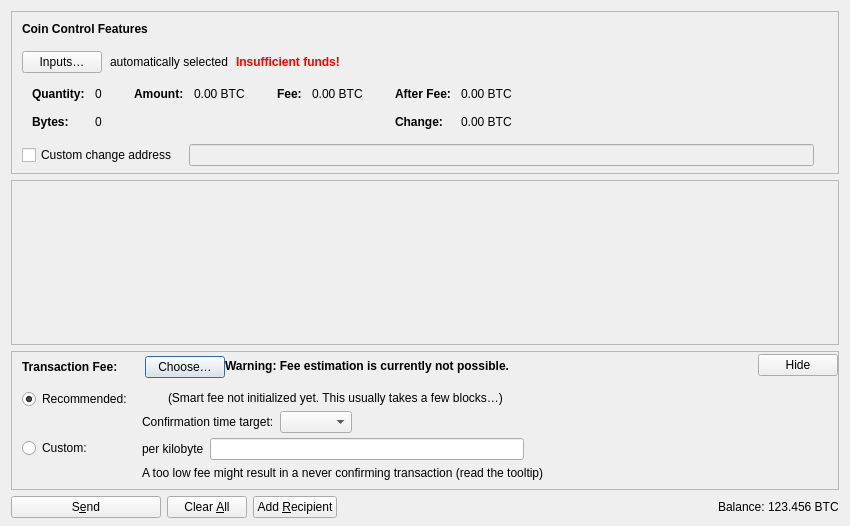
<?xml version="1.0" encoding="UTF-8"?>
<ui version="4.0">
 <class>SendCoinsDialog</class>
 <widget class="QDialog" name="SendCoinsDialog">
  <property name="geometry">
   <rect>
    <x>0</x>
    <y>0</y>
    <width>850</width>
    <height>526</height>
   </rect>
  </property>
  <property name="windowTitle">
   <string>Send Coins</string>
  </property>
  <layout class="QVBoxLayout" name="verticalLayout" stretch="0,1,0,0">
   <property name="bottomMargin">
    <number>8</number>
   </property>
   <item>
    <widget class="QFrame" name="frameCoinControl">
     <property name="sizePolicy">
      <sizepolicy hsizetype="Expanding" vsizetype="Expanding">
       <horstretch>0</horstretch>
       <verstretch>0</verstretch>
      </sizepolicy>
     </property>
     <property name="maximumSize">
      <size>
       <width>16777215</width>
       <height>16777215</height>
      </size>
     </property>
     <property name="frameShape">
      <enum>QFrame::StyledPanel</enum>
     </property>
     <property name="frameShadow">
      <enum>QFrame::Sunken</enum>
     </property>
     <layout class="QVBoxLayout" name="verticalLayoutCoinControl2">
      <property name="spacing">
       <number>0</number>
      </property>
      <property name="leftMargin">
       <number>0</number>
      </property>
      <property name="topMargin">
       <number>0</number>
      </property>
      <property name="rightMargin">
       <number>0</number>
      </property>
      <property name="bottomMargin">
       <number>6</number>
      </property>
      <item>
       <layout class="QVBoxLayout" name="verticalLayoutCoinControl" stretch="0,0,0,0,1">
        <property name="spacing">
         <number>0</number>
        </property>
        <property name="leftMargin">
         <number>10</number>
        </property>
        <property name="topMargin">
         <number>10</number>
        </property>
        <item>
         <layout class="QHBoxLayout" name="horizontalLayoutCoinControl1">
          <property name="bottomMargin">
           <number>15</number>
          </property>
          <item>
           <widget class="QLabel" name="labelCoinControlFeatures">
            <property name="sizePolicy">
             <sizepolicy hsizetype="Preferred" vsizetype="Maximum">
              <horstretch>0</horstretch>
              <verstretch>0</verstretch>
             </sizepolicy>
            </property>
            <property name="font">
             <font>
              <weight>75</weight>
              <bold>true</bold>
             </font>
            </property>
            <property name="styleSheet">
             <string notr="true">font-weight:bold;</string>
            </property>
            <property name="text">
             <string>Coin Control Features</string>
            </property>
           </widget>
          </item>
         </layout>
        </item>
        <item>
         <layout class="QHBoxLayout" name="horizontalLayoutCoinControl2" stretch="0,0,0,0">
          <property name="spacing">
           <number>8</number>
          </property>
          <property name="bottomMargin">
           <number>10</number>
          </property>
          <item>
           <widget class="QPushButton" name="pushButtonCoinControl">
            <property name="styleSheet">
             <string notr="true"/>
            </property>
            <property name="text">
             <string>Inputs…</string>
            </property>
            <property name="autoDefault">
             <bool>false</bool>
            </property>
           </widget>
          </item>
          <item>
           <widget class="QLabel" name="labelCoinControlAutomaticallySelected">
            <property name="text">
             <string>automatically selected</string>
            </property>
            <property name="margin">
             <number>5</number>
            </property>
           </widget>
          </item>
          <item>
           <widget class="QLabel" name="labelCoinControlInsuffFunds">
            <property name="font">
             <font>
              <weight>75</weight>
              <bold>true</bold>
             </font>
            </property>
            <property name="styleSheet">
             <string notr="true">color:red;font-weight:bold;</string>
            </property>
            <property name="text">
             <string>Insufficient funds!</string>
            </property>
            <property name="margin">
             <number>5</number>
            </property>
           </widget>
          </item>
          <item>
           <spacer name="horizontalSpacerCoinControl">
            <property name="orientation">
             <enum>Qt::Horizontal</enum>
            </property>
            <property name="sizeHint" stdset="0">
             <size>
              <width>40</width>
              <height>1</height>
             </size>
            </property>
           </spacer>
          </item>
         </layout>
        </item>
        <item>
         <widget class="QWidget" name="widgetCoinControl" native="true">
          <property name="sizePolicy">
           <sizepolicy hsizetype="Preferred" vsizetype="Preferred">
            <horstretch>0</horstretch>
            <verstretch>0</verstretch>
           </sizepolicy>
          </property>
          <property name="minimumSize">
           <size>
            <width>0</width>
            <height>0</height>
           </size>
          </property>
          <property name="styleSheet">
           <string notr="true"/>
          </property>
          <layout class="QHBoxLayout" name="horizontalLayoutCoinControl5">
           <property name="leftMargin">
            <number>0</number>
           </property>
           <property name="topMargin">
            <number>0</number>
           </property>
           <property name="rightMargin">
            <number>0</number>
           </property>
           <property name="bottomMargin">
            <number>0</number>
           </property>
           <item>
            <layout class="QHBoxLayout" name="horizontalLayoutCoinControl3" stretch="0,0,0,1">
             <property name="spacing">
              <number>20</number>
             </property>
             <property name="topMargin">
              <number>0</number>
             </property>
             <property name="bottomMargin">
              <number>10</number>
             </property>
             <item>
              <layout class="QFormLayout" name="formLayoutCoinControl1">
               <property name="labelAlignment">
                <set>Qt::AlignLeft|Qt::AlignVCenter</set>
               </property>
               <property name="horizontalSpacing">
                <number>10</number>
               </property>
               <property name="verticalSpacing">
                <number>14</number>
               </property>
               <property name="leftMargin">
                <number>10</number>
               </property>
               <property name="topMargin">
                <number>4</number>
               </property>
               <property name="rightMargin">
                <number>6</number>
               </property>
               <item row="0" column="0">
                <widget class="QLabel" name="labelCoinControlQuantityText">
                 <property name="font">
                  <font>
                   <weight>75</weight>
                   <bold>true</bold>
                  </font>
                 </property>
                 <property name="text">
                  <string>Quantity:</string>
                 </property>
                 <property name="margin">
                  <number>0</number>
                 </property>
                </widget>
               </item>
               <item row="0" column="1">
                <widget class="QLabel" name="labelCoinControlQuantity">
                 <property name="cursor">
                  <cursorShape>IBeamCursor</cursorShape>
                 </property>
                 <property name="contextMenuPolicy">
                  <enum>Qt::ActionsContextMenu</enum>
                 </property>
                 <property name="text">
                  <string notr="true">0</string>
                 </property>
                 <property name="margin">
                  <number>0</number>
                 </property>
                 <property name="textInteractionFlags">
                  <set>Qt::LinksAccessibleByMouse|Qt::TextSelectableByKeyboard|Qt::TextSelectableByMouse</set>
                 </property>
                </widget>
               </item>
               <item row="1" column="0">
                <widget class="QLabel" name="labelCoinControlBytesText">
                 <property name="font">
                  <font>
                   <weight>75</weight>
                   <bold>true</bold>
                  </font>
                 </property>
                 <property name="text">
                  <string>Bytes:</string>
                 </property>
                </widget>
               </item>
               <item row="1" column="1">
                <widget class="QLabel" name="labelCoinControlBytes">
                 <property name="cursor">
                  <cursorShape>IBeamCursor</cursorShape>
                 </property>
                 <property name="contextMenuPolicy">
                  <enum>Qt::ActionsContextMenu</enum>
                 </property>
                 <property name="text">
                  <string notr="true">0</string>
                 </property>
                 <property name="textInteractionFlags">
                  <set>Qt::LinksAccessibleByMouse|Qt::TextSelectableByKeyboard|Qt::TextSelectableByMouse</set>
                 </property>
                </widget>
               </item>
              </layout>
             </item>
             <item>
              <layout class="QFormLayout" name="formLayoutCoinControl2">
               <property name="horizontalSpacing">
                <number>10</number>
               </property>
               <property name="verticalSpacing">
                <number>14</number>
               </property>
               <property name="leftMargin">
                <number>6</number>
               </property>
               <property name="topMargin">
                <number>4</number>
               </property>
               <property name="rightMargin">
                <number>6</number>
               </property>
               <item row="0" column="0">
                <widget class="QLabel" name="labelCoinControlAmountText">
                 <property name="font">
                  <font>
                   <weight>75</weight>
                   <bold>true</bold>
                  </font>
                 </property>
                 <property name="text">
                  <string>Amount:</string>
                 </property>
                 <property name="margin">
                  <number>0</number>
                 </property>
                </widget>
               </item>
               <item row="0" column="1">
                <widget class="QLabel" name="labelCoinControlAmount">
                 <property name="cursor">
                  <cursorShape>IBeamCursor</cursorShape>
                 </property>
                 <property name="contextMenuPolicy">
                  <enum>Qt::ActionsContextMenu</enum>
                 </property>
                 <property name="text">
                  <string notr="true">0.00 BTC</string>
                 </property>
                 <property name="textInteractionFlags">
                  <set>Qt::LinksAccessibleByMouse|Qt::TextSelectableByKeyboard|Qt::TextSelectableByMouse</set>
                 </property>
                </widget>
               </item>
              </layout>
             </item>
             <item>
              <layout class="QFormLayout" name="formLayoutCoinControl3">
               <property name="horizontalSpacing">
                <number>10</number>
               </property>
               <property name="verticalSpacing">
                <number>14</number>
               </property>
               <property name="leftMargin">
                <number>6</number>
               </property>
               <property name="topMargin">
                <number>4</number>
               </property>
               <property name="rightMargin">
                <number>6</number>
               </property>
               <item row="0" column="0">
                <widget class="QLabel" name="labelCoinControlFeeText">
                 <property name="font">
                  <font>
                   <weight>75</weight>
                   <bold>true</bold>
                  </font>
                 </property>
                 <property name="text">
                  <string>Fee:</string>
                 </property>
                 <property name="margin">
                  <number>0</number>
                 </property>
                </widget>
               </item>
               <item row="0" column="1">
                <widget class="QLabel" name="labelCoinControlFee">
                 <property name="cursor">
                  <cursorShape>IBeamCursor</cursorShape>
                 </property>
                 <property name="contextMenuPolicy">
                  <enum>Qt::ActionsContextMenu</enum>
                 </property>
                 <property name="text">
                  <string notr="true">0.00 BTC</string>
                 </property>
                 <property name="textInteractionFlags">
                  <set>Qt::LinksAccessibleByMouse|Qt::TextSelectableByKeyboard|Qt::TextSelectableByMouse</set>
                 </property>
                </widget>
               </item>
              </layout>
             </item>
             <item>
              <layout class="QFormLayout" name="formLayoutCoinControl4">
               <property name="labelAlignment">
                <set>Qt::AlignLeft|Qt::AlignVCenter</set>
               </property>
               <property name="horizontalSpacing">
                <number>10</number>
               </property>
               <property name="verticalSpacing">
                <number>14</number>
               </property>
               <property name="leftMargin">
                <number>6</number>
               </property>
               <property name="topMargin">
                <number>4</number>
               </property>
               <property name="rightMargin">
                <number>6</number>
               </property>
               <item row="0" column="0">
                <widget class="QLabel" name="labelCoinControlAfterFeeText">
                 <property name="font">
                  <font>
                   <weight>75</weight>
                   <bold>true</bold>
                  </font>
                 </property>
                 <property name="text">
                  <string>After Fee:</string>
                 </property>
                 <property name="margin">
                  <number>0</number>
                 </property>
                </widget>
               </item>
               <item row="0" column="1">
                <widget class="QLabel" name="labelCoinControlAfterFee">
                 <property name="cursor">
                  <cursorShape>IBeamCursor</cursorShape>
                 </property>
                 <property name="contextMenuPolicy">
                  <enum>Qt::ActionsContextMenu</enum>
                 </property>
                 <property name="text">
                  <string notr="true">0.00 BTC</string>
                 </property>
                 <property name="textInteractionFlags">
                  <set>Qt::LinksAccessibleByMouse|Qt::TextSelectableByKeyboard|Qt::TextSelectableByMouse</set>
                 </property>
                </widget>
               </item>
               <item row="1" column="0">
                <widget class="QLabel" name="labelCoinControlChangeText">
                 <property name="font">
                  <font>
                   <weight>75</weight>
                   <bold>true</bold>
                  </font>
                 </property>
                 <property name="text">
                  <string>Change:</string>
                 </property>
                </widget>
               </item>
               <item row="1" column="1">
                <widget class="QLabel" name="labelCoinControlChange">
                 <property name="cursor">
                  <cursorShape>IBeamCursor</cursorShape>
                 </property>
                 <property name="contextMenuPolicy">
                  <enum>Qt::ActionsContextMenu</enum>
                 </property>
                 <property name="text">
                  <string notr="true">0.00 BTC</string>
                 </property>
                 <property name="textInteractionFlags">
                  <set>Qt::LinksAccessibleByMouse|Qt::TextSelectableByKeyboard|Qt::TextSelectableByMouse</set>
                 </property>
                </widget>
               </item>
              </layout>
             </item>
            </layout>
           </item>
          </layout>
         </widget>
        </item>
        <item>
         <layout class="QHBoxLayout" name="horizontalLayoutCoinControl4" stretch="0,0,0">
          <property name="spacing">
           <number>12</number>
          </property>
          <property name="sizeConstraint">
           <enum>QLayout::SetDefaultConstraint</enum>
          </property>
          <property name="topMargin">
           <number>5</number>
          </property>
          <property name="rightMargin">
           <number>5</number>
          </property>
          <item>
           <widget class="QCheckBox" name="checkBoxCoinControlChange">
            <property name="toolTip">
             <string>If this is activated, but the change address is empty or invalid, change will be sent to a newly generated address.</string>
            </property>
            <property name="text">
             <string>Custom change address</string>
            </property>
           </widget>
          </item>
          <item>
           <widget class="QValidatedLineEdit" name="lineEditCoinControlChange">
            <property name="enabled">
             <bool>false</bool>
            </property>
            <property name="sizePolicy">
             <sizepolicy hsizetype="Expanding" vsizetype="Fixed">
              <horstretch>0</horstretch>
              <verstretch>0</verstretch>
             </sizepolicy>
            </property>
           </widget>
          </item>
          <item>
           <widget class="QLabel" name="labelCoinControlChangeLabel">
            <property name="sizePolicy">
             <sizepolicy hsizetype="Preferred" vsizetype="Expanding">
              <horstretch>0</horstretch>
              <verstretch>0</verstretch>
             </sizepolicy>
            </property>
            <property name="minimumSize">
             <size>
              <width>0</width>
              <height>0</height>
             </size>
            </property>
            <property name="text">
             <string/>
            </property>
            <property name="margin">
             <number>3</number>
            </property>
           </widget>
          </item>
         </layout>
        </item>
        <item>
         <spacer name="verticalSpacerCoinControl">
          <property name="orientation">
           <enum>Qt::Vertical</enum>
          </property>
          <property name="sizeHint" stdset="0">
           <size>
            <width>800</width>
            <height>1</height>
           </size>
          </property>
         </spacer>
        </item>
       </layout>
      </item>
     </layout>
    </widget>
   </item>
   <item>
    <widget class="QScrollArea" name="scrollArea">
     <property name="widgetResizable">
      <bool>true</bool>
     </property>
     <widget class="QWidget" name="scrollAreaWidgetContents">
      <property name="geometry">
       <rect>
        <x>0</x>
        <y>0</y>
        <width>830</width>
        <height>104</height>
       </rect>
      </property>
      <layout class="QVBoxLayout" name="verticalLayout_2" stretch="0,1">
       <property name="leftMargin">
        <number>0</number>
       </property>
       <property name="topMargin">
        <number>0</number>
       </property>
       <property name="rightMargin">
        <number>0</number>
       </property>
       <property name="bottomMargin">
        <number>0</number>
       </property>
       <item>
        <layout class="QVBoxLayout" name="entries">
         <property name="spacing">
          <number>6</number>
         </property>
        </layout>
       </item>
       <item>
        <spacer name="verticalSpacer">
         <property name="orientation">
          <enum>Qt::Vertical</enum>
         </property>
         <property name="sizeHint" stdset="0">
          <size>
           <width>20</width>
           <height>40</height>
          </size>
         </property>
        </spacer>
       </item>
      </layout>
     </widget>
    </widget>
   </item>
   <item>
    <widget class="QFrame" name="frameFee">
     <property name="sizePolicy">
      <sizepolicy hsizetype="Expanding" vsizetype="Expanding">
       <horstretch>0</horstretch>
       <verstretch>0</verstretch>
      </sizepolicy>
     </property>
     <property name="maximumSize">
      <size>
       <width>16777215</width>
       <height>16777215</height>
      </size>
     </property>
     <property name="frameShape">
      <enum>QFrame::StyledPanel</enum>
     </property>
     <property name="frameShadow">
      <enum>QFrame::Sunken</enum>
     </property>
     <layout class="QVBoxLayout" name="verticalLayoutFee1">
      <property name="spacing">
       <number>0</number>
      </property>
      <property name="leftMargin">
       <number>0</number>
      </property>
      <property name="topMargin">
       <number>0</number>
      </property>
      <property name="rightMargin">
       <number>0</number>
      </property>
      <property name="bottomMargin">
       <number>0</number>
      </property>
      <item>
       <layout class="QVBoxLayout" name="verticalLayoutFee2" stretch="0,0,0">
        <property name="spacing">
         <number>0</number>
        </property>
        <property name="leftMargin">
         <number>10</number>
        </property>
        <property name="topMargin">
         <number>0</number>
        </property>
        <item>
         <layout class="QHBoxLayout" name="horizontalLayoutFee1">
          <property name="bottomMargin">
           <number>0</number>
          </property>
          <item>
           <layout class="QVBoxLayout" name="verticalLayoutFee7">
            <property name="spacing">
             <number>0</number>
            </property>
            <item>
             <spacer name="verticalSpacerSmartFee">
              <property name="orientation">
               <enum>Qt::Vertical</enum>
              </property>
              <property name="sizeType">
               <enum>QSizePolicy::Fixed</enum>
              </property>
              <property name="sizeHint" stdset="0">
               <size>
                <width>1</width>
                <height>4</height>
               </size>
              </property>
             </spacer>
            </item>
            <item>
             <layout class="QHBoxLayout" name="horizontalLayoutSmartFee">
              <property name="spacing">
               <number>10</number>
              </property>
              <item>
               <widget class="QLabel" name="labelFeeHeadline">
                <property name="sizePolicy">
                 <sizepolicy hsizetype="Preferred" vsizetype="Maximum">
                  <horstretch>0</horstretch>
                  <verstretch>0</verstretch>
                 </sizepolicy>
                </property>
                <property name="font">
                 <font>
                  <weight>75</weight>
                  <bold>true</bold>
                 </font>
                </property>
                <property name="styleSheet">
                 <string notr="true">font-weight:bold;</string>
                </property>
                <property name="text">
                 <string>Transaction Fee:</string>
                </property>
               </widget>
              </item>
              <item>
               <widget class="QLabel" name="labelFeeMinimized">
                <property name="text">
                 <string/>
                </property>
               </widget>
              </item>
              <item>
               <widget class="QPushButton" name="buttonChooseFee">
                <property name="text">
                 <string>Choose…</string>
                </property>
               </widget>
              </item>
             </layout>
            </item>
            <item>
             <spacer name="verticalSpacer_5">
              <property name="orientation">
               <enum>Qt::Vertical</enum>
              </property>
              <property name="sizeHint" stdset="0">
               <size>
                <width>1</width>
                <height>1</height>
               </size>
              </property>
             </spacer>
            </item>
           </layout>
          </item>
          <item>
           <widget class="QLabel" name="fallbackFeeWarningLabel">
            <property name="toolTip">
             <string>Using the fallbackfee can result in sending a transaction that will take several hours or days (or never) to confirm. Consider choosing your fee manually or wait until you have validated the complete chain.</string>
            </property>
            <property name="font">
            <font>
                <weight>75</weight>
                <bold>true</bold>
            </font>
            </property>
            <property name="text">
             <string>Warning: Fee estimation is currently not possible.</string>
            </property>
            <property name="wordWrap">
             <bool>false</bool>
            </property>
           </widget>
          </item>
          <item>
           <spacer name="horizontalSpacer_4">
            <property name="orientation">
             <enum>Qt::Horizontal</enum>
            </property>
            <property name="sizeType">
             <enum>QSizePolicy::MinimumExpanding</enum>
            </property>
            <property name="sizeHint" stdset="0">
             <size>
              <width>40</width>
              <height>20</height>
             </size>
            </property>
           </spacer>
          </item>
          <item>
           <widget class="QPushButton" name="buttonMinimizeFee">
            <property name="toolTip">
             <string>Hide transaction fee settings</string>
            </property>
            <property name="text">
             <string>Hide</string>
            </property>
           </widget>
          </item>
         </layout>
        </item>
        <item>
         <widget class="QFrame" name="frameFeeSelection">
          <layout class="QVBoxLayout" name="verticalLayoutFee12">
           <property name="spacing">
            <number>0</number>
           </property>
           <property name="leftMargin">
            <number>0</number>
           </property>
           <property name="topMargin">
            <number>0</number>
           </property>
           <property name="rightMargin">
            <number>0</number>
           </property>
           <property name="bottomMargin">
            <number>0</number>
           </property>
           <item>
            <layout class="QGridLayout" name="gridLayoutFee">
             <property name="topMargin">
              <number>10</number>
             </property>
             <property name="bottomMargin">
              <number>4</number>
             </property>
             <property name="horizontalSpacing">
              <number>10</number>
             </property>
             <property name="verticalSpacing">
              <number>4</number>
             </property>
             <item row="1" column="1">
              <layout class="QVBoxLayout" name="verticalLayoutFee8">
               <property name="spacing">
                <number>6</number>
               </property>
               <item>
                <layout class="QHBoxLayout" name="horizontalLayoutFee13">
                 <item>
                  <widget class="QLabel" name="labelCustomPerKilobyte">
                   <property name="toolTip">
                    <string>Specify a custom fee per kB (1,000 bytes) of the transaction's virtual size.

Note:  Since the fee is calculated on a per-byte basis, a fee rate of "100 satoshis per kvB" for a transaction size of 500 virtual bytes (half of 1 kvB) would ultimately yield a fee of only 50 satoshis.</string>
                   </property>
                   <property name="text">
                    <string>per kilobyte</string>
                   </property>
                  </widget>
                 </item>
                 <item>
                  <widget class="BitcoinAmountField" name="customFee"/>
                 </item>
                 <item>
                  <spacer name="horizontalSpacer_6">
                   <property name="orientation">
                    <enum>Qt::Horizontal</enum>
                   </property>
                   <property name="sizeHint" stdset="0">
                    <size>
                     <width>1</width>
                     <height>1</height>
                    </size>
                   </property>
                  </spacer>
                 </item>
                </layout>
               </item>
               <item>
                <layout class="QHBoxLayout" name="horizontalLayoutFee8">
                 <item>
                  <widget class="QLabel" name="labelCustomFeeWarning">
                   <property name="enabled">
                    <bool>true</bool>
                   </property>
                   <property name="toolTip">
                    <string>When there is less transaction volume than space in the blocks, miners as well as relaying nodes may enforce a minimum fee. Paying only this minimum fee is just fine, but be aware that this can result in a never confirming transaction once there is more demand for pakchain transactions than the network can process.</string>
                   </property>
                   <property name="text">
                    <string>A too low fee might result in a never confirming transaction (read the tooltip)</string>
                   </property>
                  </widget>
                 </item>
                 <item>
                  <spacer name="horizontalSpacer_2">
                   <property name="orientation">
                    <enum>Qt::Horizontal</enum>
                   </property>
                   <property name="sizeHint" stdset="0">
                    <size>
                     <width>1</width>
                     <height>1</height>
                    </size>
                   </property>
                  </spacer>
                 </item>
                </layout>
               </item>
              </layout>
             </item>
             <item row="0" column="0">
              <layout class="QVBoxLayout" name="verticalLayoutFee4" stretch="0,1">
               <item>
                <widget class="QRadioButton" name="radioSmartFee">
                 <property name="text">
                  <string>Recommended:</string>
                 </property>
                 <property name="checked">
                  <bool>true</bool>
                 </property>
                 <attribute name="buttonGroup">
                  <string notr="true">groupFee</string>
                 </attribute>
                </widget>
               </item>
               <item>
                <spacer name="verticalSpacer_2">
                 <property name="orientation">
                  <enum>Qt::Vertical</enum>
                 </property>
                 <property name="sizeHint" stdset="0">
                  <size>
                   <width>1</width>
                   <height>1</height>
                  </size>
                 </property>
                </spacer>
               </item>
              </layout>
             </item>
             <item row="1" column="0">
              <layout class="QVBoxLayout" name="verticalLayoutFee9" stretch="0,1">
               <item>
                <widget class="QRadioButton" name="radioCustomFee">
                 <property name="text">
                  <string>Custom:</string>
                 </property>
                 <attribute name="buttonGroup">
                  <string notr="true">groupFee</string>
                 </attribute>
                </widget>
               </item>
               <item>
                <spacer name="verticalSpacer_6">
                 <property name="orientation">
                  <enum>Qt::Vertical</enum>
                 </property>
                 <property name="sizeHint" stdset="0">
                  <size>
                   <width>1</width>
                   <height>1</height>
                  </size>
                 </property>
                </spacer>
               </item>
              </layout>
             </item>
             <item row="0" column="1">
              <layout class="QVBoxLayout" name="verticalLayoutFee3" stretch="0,0,1">
               <property name="spacing">
                <number>6</number>
               </property>
               <property name="topMargin">
                <number>2</number>
               </property>
               <item>
                <layout class="QHBoxLayout" name="horizontalLayoutFee12">
                 <item>
                  <widget class="QLabel" name="labelSmartFee">
                   <property name="text">
                    <string/>
                   </property>
                  </widget>
                 </item>
                 <item>
                  <widget class="QLabel" name="labelFeeEstimation">
                   <property name="text">
                    <string/>
                   </property>
                  </widget>
                 </item>
                 <item>
                  <widget class="QLabel" name="labelSmartFee2">
                   <property name="text">
                    <string>(Smart fee not initialized yet. This usually takes a few blocks…)</string>
                   </property>
                  </widget>
                 </item>
                 <item>
                  <spacer name="horizontalSpacer_5">
                   <property name="orientation">
                    <enum>Qt::Horizontal</enum>
                   </property>
                   <property name="sizeHint" stdset="0">
                    <size>
                     <width>1</width>
                     <height>1</height>
                    </size>
                   </property>
                  </spacer>
                 </item>
                </layout>
               </item>
               <item>
                <layout class="QHBoxLayout" name="horizontalLayoutFee9">
                 <item>
                  <layout class="QVBoxLayout" name="verticalLayoutFee6">
                   <item>
                    <widget class="QLabel" name="labelSmartFee3">
                     <property name="text">
                      <string>Confirmation time target:</string>
                     </property>
                    </widget>
                   </item>
                  </layout>
                 </item>
                 <item>
                  <layout class="QVBoxLayout" name="verticalLayoutFee5">
                   <property name="rightMargin">
                    <number>30</number>
                   </property>
                   <item>
                    <layout class="QHBoxLayout" name="horizontalLayoutConfTarget">
                     <property name="bottomMargin">
                      <number>0</number>
                     </property>
                     <item>
                      <widget class="QComboBox" name="confTargetSelector"/>
                     </item>
                     <item>
                      <spacer name="horizontalSpacerConfTarget">
                       <property name="orientation">
                        <enum>Qt::Horizontal</enum>
                       </property>
                       <property name="sizeHint" stdset="0">
                        <size>
                         <width>40</width>
                         <height>20</height>
                        </size>
                       </property>
                      </spacer>
                     </item>
                    </layout>
                   </item>
                  </layout>
                 </item>
                </layout>
               </item>
               <item>
                <spacer name="verticalSpacer_4">
                 <property name="orientation">
                  <enum>Qt::Vertical</enum>
                 </property>
                 <property name="sizeHint" stdset="0">
                  <size>
                   <width>1</width>
                   <height>1</height>
                  </size>
                 </property>
                </spacer>
               </item>
              </layout>
             </item>
            </layout>
           </item>
          </layout>
         </widget>
        </item>
        <item>
         <spacer name="verticalSpacerFee">
          <property name="orientation">
           <enum>Qt::Vertical</enum>
          </property>
          <property name="sizeHint" stdset="0">
           <size>
            <width>40</width>
            <height>5</height>
           </size>
          </property>
         </spacer>
        </item>
       </layout>
      </item>
     </layout>
    </widget>
   </item>
   <item>
    <layout class="QHBoxLayout" name="horizontalLayout">
     <item>
      <widget class="QPushButton" name="sendButton">
       <property name="minimumSize">
        <size>
         <width>150</width>
         <height>0</height>
        </size>
       </property>
       <property name="toolTip">
        <string>Confirm the send action</string>
       </property>
       <property name="text">
        <string>S&amp;end</string>
       </property>
       <property name="icon">
        <iconset resource="../bitcoin.qrc">
         <normaloff>:/icons/send</normaloff>:/icons/send</iconset>
       </property>
       <property name="autoDefault">
        <bool>false</bool>
       </property>
       <property name="default">
        <bool>false</bool>
       </property>
      </widget>
     </item>
     <item>
      <widget class="QPushButton" name="clearButton">
       <property name="sizePolicy">
        <sizepolicy hsizetype="Minimum" vsizetype="Fixed">
         <horstretch>0</horstretch>
         <verstretch>0</verstretch>
        </sizepolicy>
       </property>
       <property name="toolTip">
        <string>Clear all fields of the form.</string>
       </property>
       <property name="text">
        <string>Clear &amp;All</string>
       </property>
       <property name="icon">
        <iconset resource="../bitcoin.qrc">
         <normaloff>:/icons/remove</normaloff>:/icons/remove</iconset>
       </property>
       <property name="autoDefault">
        <bool>false</bool>
       </property>
      </widget>
     </item>
     <item>
      <widget class="QPushButton" name="addButton">
       <property name="toolTip">
        <string>Send to multiple recipients at once</string>
       </property>
       <property name="text">
        <string>Add &amp;Recipient</string>
       </property>
       <property name="icon">
        <iconset resource="../bitcoin.qrc">
         <normaloff>:/icons/add</normaloff>:/icons/add</iconset>
       </property>
       <property name="autoDefault">
        <bool>false</bool>
       </property>
      </widget>
     </item>
     <item>
      <spacer name="horizontalSpacer">
       <property name="orientation">
        <enum>Qt::Horizontal</enum>
       </property>
       <property name="sizeHint" stdset="0">
        <size>
         <width>40</width>
         <height>20</height>
        </size>
       </property>
      </spacer>
     </item>
     <item>
      <layout class="QHBoxLayout" name="horizontalLayout_2">
       <property name="spacing">
        <number>3</number>
       </property>
       <item>
        <widget class="QLabel" name="labelBalanceName">
         <property name="sizePolicy">
          <sizepolicy hsizetype="Preferred" vsizetype="Fixed">
           <horstretch>0</horstretch>
           <verstretch>0</verstretch>
          </sizepolicy>
         </property>
         <property name="text">
          <string>Balance:</string>
         </property>
        </widget>
       </item>
       <item>
        <widget class="QLabel" name="labelBalance">
         <property name="sizePolicy">
          <sizepolicy hsizetype="Preferred" vsizetype="Fixed">
           <horstretch>0</horstretch>
           <verstretch>0</verstretch>
          </sizepolicy>
         </property>
         <property name="cursor">
          <cursorShape>IBeamCursor</cursorShape>
         </property>
         <property name="text">
          <string notr="true">123.456 BTC</string>
         </property>
         <property name="textInteractionFlags">
          <set>Qt::LinksAccessibleByMouse|Qt::TextSelectableByKeyboard|Qt::TextSelectableByMouse</set>
         </property>
        </widget>
       </item>
      </layout>
     </item>
    </layout>
   </item>
  </layout>
 </widget>
 <customwidgets>
  <customwidget>
   <class>QValidatedLineEdit</class>
   <extends>QLineEdit</extends>
   <header>qt/qvalidatedlineedit.h</header>
  </customwidget>
  <customwidget>
   <class>BitcoinAmountField</class>
   <extends>QLineEdit</extends>
   <header>qt/bitcoinamountfield.h</header>
   <container>1</container>
  </customwidget>
 </customwidgets>
 <resources>
  <include location="../bitcoin.qrc"/>
 </resources>
 <connections/>
 <buttongroups>
  <buttongroup name="groupFee"/>
 </buttongroups>
</ui>
